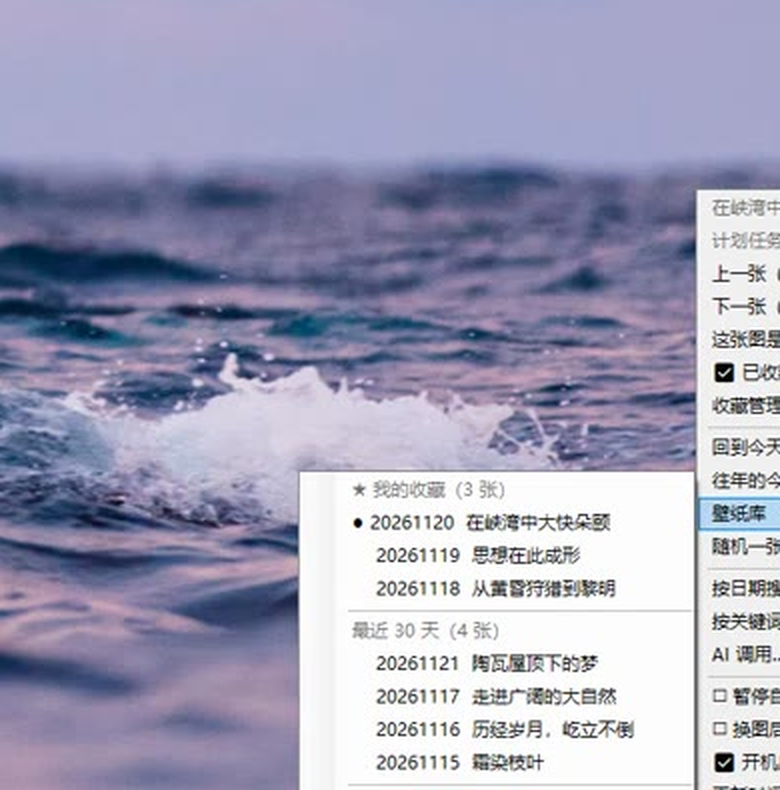
#> input picture promo/_menu_crop.png, 780 x 790 px
$ python -i fx.py   (imports and definitions only)
#> lines starting #> are read from the running program, lines starting #| are printed output that depends on the picture
#> further down, picture is the input picture: PIL image 780x790 RGB; mean R, G, B 161.3, 161.1, 185.2
# -*- coding: utf-8 -*-
"""特效组件：精细羽毛 / 透视照片墙 / Y 轴翻转 / 3D 倾斜卡片"""
import math
from PIL import Image, ImageDraw, ImageFilter, ImageEnhance

W, H = 1920, 1080


# ---------------- 羽毛 ----------------
# [61 lines left out: function feather_layer, not called in this run]


# ---------------- 透视照片墙 ----------------
def wall_perspective(im, top_inset=0.20, bg=(9, 12, 18), curve=1.35):
    """把平铺网格压成「向远处倒」的墙：顶部窄、底部宽。
    逐行缩放，比 QUAD 可控，也不会有方向搞反的问题。
    """
#> called with top_inset = 0.2, bg = (9, 12, 18), curve = 1.35
    w, h = im.size
#> w = 780; h = 790
    out = Image.new("RGB", (w, h), bg)
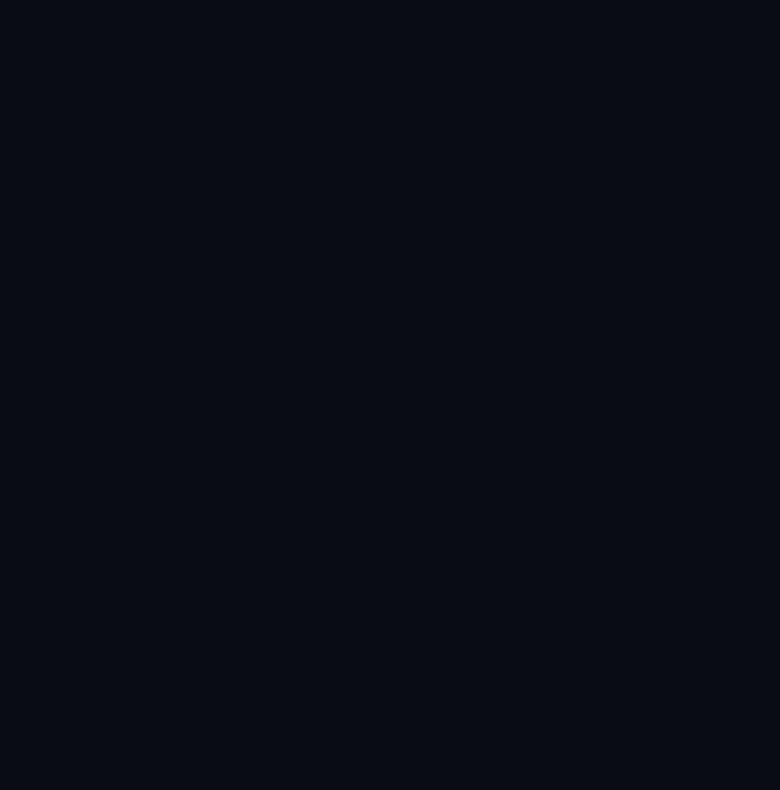
#> out: PIL image 780x790 RGB; mean R, G, B 9, 12, 18
    max_in = int(w * top_inset)
#> max_in = 156
    for y in range(h):
        t = y / h
        inset = int(max_in * ((1 - t) ** curve))
        src = im.crop((inset, y, w - inset, y + 1))
        nw = w - inset * 2
        if nw < 4:
            continue
        out.paste(src.resize((nw, 1), Image.BILINEAR), (inset, y))
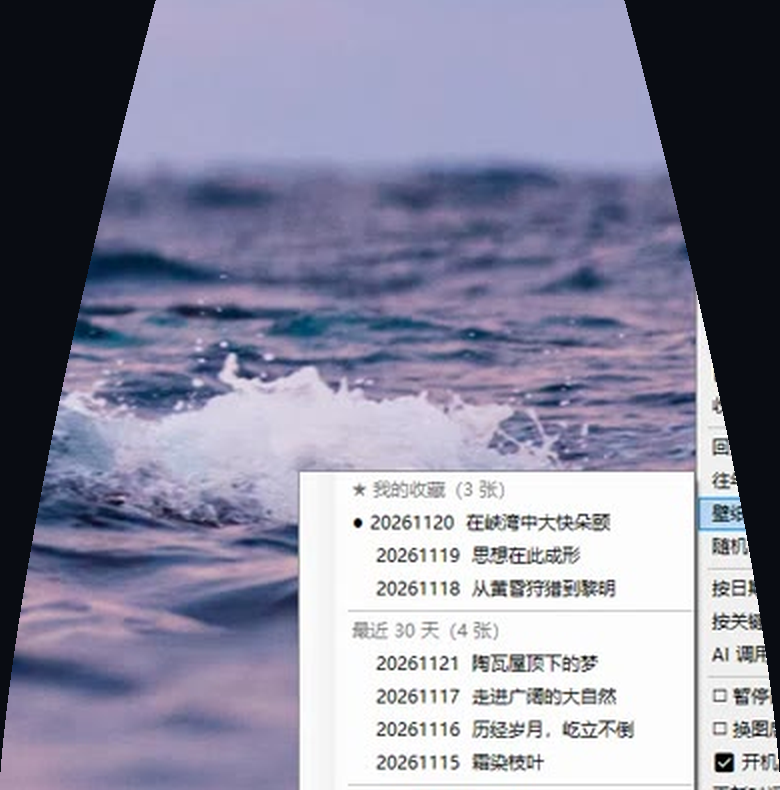
#> out: PIL image 780x790 RGB; mean R, G, B 137, 136.8, 157.4
    # 顶部远端轻微虚化
    far = out.crop((0, 0, w, int(h * 0.30))).filter(ImageFilter.GaussianBlur(1.4))
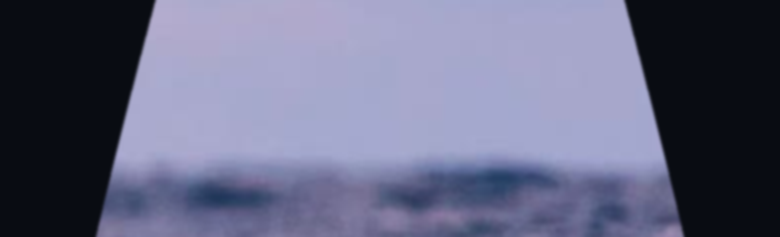
#> far: PIL image 780x237 RGB; mean R, G, B 101.3, 103.4, 130.2
    out.paste(far, (0, 0))
    return out


# [62 lines left out: functions wall_fade, flip_h, tilt_card, shadow_under, kenburns, not called in this run]

>>> from PIL import Image
>>> picture = Image.open('_menu_crop.png')
>>> result = wall_perspective(picture)
